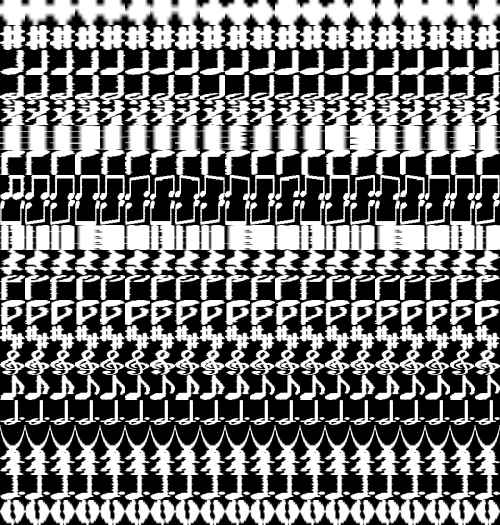
#> input picture tests/knn/music-symbols/symbols.jpg, 1000 x 1050 px (shown at 1/2 size)
$ python knn-music-symbols.py
#> lines starting #> are read from the running program, lines starting #| are printed output that depends on the picture; long printed decimals are rounded
import numpy as np
import cv2

symbols = cv2.imread('symbols.jpg')
#> symbols is the input picture: shape (1050, 1000, 3); min 0, max 255, mean 117.9
symbols_gray = cv2.cvtColor(symbols, cv2.COLOR_BGR2GRAY)
# Original image: ((21 * 50), (20 * 50)) = (1050, 1000)

# Split the image to 21 * 20 = 950 cells, each 50x50 size
cells = [np.hsplit(row, 20) for row in np.vsplit(symbols_gray, 21)]
#> cells = 21 items

# Make it into a Numpy array. It size will be (21, 20, 50, 50)
x = np.array(cells)

# Now we prepare train_data and test_data.
# -1 means that dimension is inferred
# train = x[all the rows, 10 first columns] = (21, 10, 50, 50) => (210, 2500)
train = x[:, :10].reshape(-1, 2500).astype(np.float32)  # size = (210, 2500)
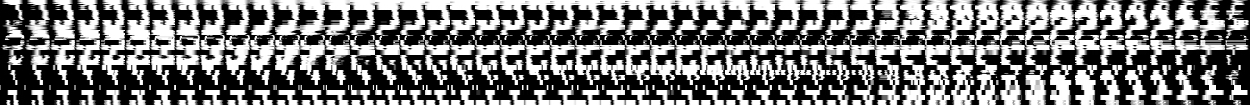
#> train: shape (210, 2500) float32 (shown at 1/2 size); min 0, max 255, mean 117.9
# test = x[all the rows, 10 last columns] = (21, 10, 50, 50) => (210, 2500)
test = x[:, 10:20].reshape(-1, 2500).astype(np.float32)  # size = (210,400)
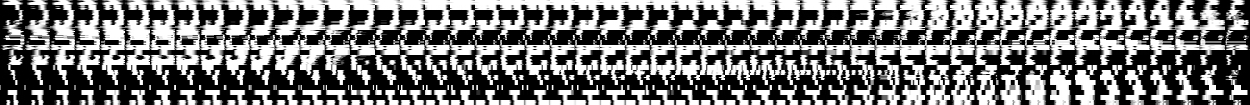
#> test: shape (210, 2500) float32 (shown at 1/2 size); min 0, max 255, mean 117.8

# Create labels for train and test data
k = np.arange(21)
train_labels = np.repeat(k, 210 / 21)[:, np.newaxis]  # size = (210, 1)
test_labels = train_labels.copy()

# Initiate the kNN, train the data, then test it with test data for k=1
knn = cv2.ml.KNearest_create()
# cv2.ml.ROW_SAMPLE means a single sample occupies one row
knn.train(train, cv2.ml.ROW_SAMPLE, train_labels)
ret, result, neighbours, dist = knn.findNearest(test, k=5)
#> ret = 0; result = 210 values, max 20 at index 200, min 0 at index 0, mean 10.04; neighbours = 210 rows, first 6: [0, 0, 0, 0, 0], [0, 0, 0, 0, 0], [0, 0, 0, 0, 0], [0, 0, 0, 0, 0], [0, 0, 0, 0, 0], [0, 0, 0, 0, 0]; dist = 210 rows, first 6: [7083975, 9328904, 9522206, 10231456, 10236319], [3729140, 4595954, 6525091, 6526050, 8678518], [412, 2961489, 6824115, 8125285, 8733007], [64, 2964477, 6822813, 8123083, 8736923], [3431195, 3983227, 5066658, 5067453, 5325565], [3558960, 3561725, 4594904, 7038418, 7611299]

# TODO XIN omit the 'new_comer' part
# Check the accuracy of classification
# For that, compare the result with test_labels and check which are wrong
matches = result == test_labels
correct = np.count_nonzero(matches)
#> correct = 206
accuracy = correct * 100.0 / result.size
#> accuracy = 98.1
print("accuracy", accuracy)
#| accuracy 98.095
